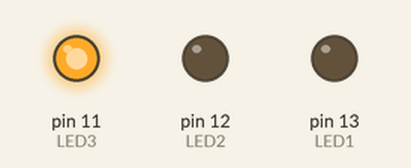
A sketch run on a simulated Arduino Uno, built with avr-gcc and run on an emulated ATmega328P. Shown: output pins drawn as LEDs (lit = HIGH).

Above: at 3.5 s.
At 6.7 s:
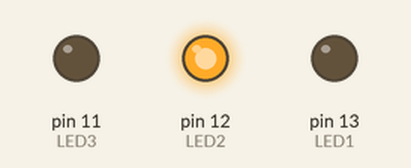
At 10.0 s:
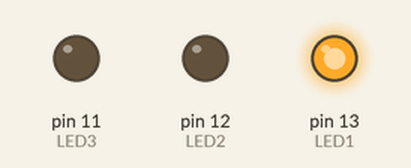
Timing chart, 0 to 16.0 s (numbered marks = the images above):
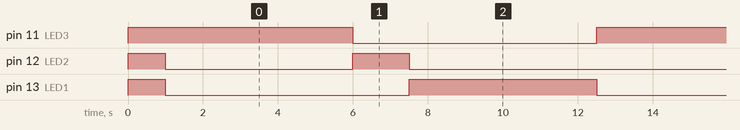

Measured:
- by itself, pin 11 (LED3), pin 13 (LED1): alternates HIGH for 5.0 s and LOW for 6.5 s
- by itself, pin 12 (LED2): repeats every 11.5 s: HIGH 1.5 s, LOW 10.0 s
- by itself, everything shown: repeats every 11.5 s, in 4 steps

The sketch:

LED_Sequential_blinking_traffic_light.ino
```cpp
/* A simple program to sequentially turn on and turn off 3 LEDs */

//connect leds to these pins (use 220ohm resistors):
int LED1 = 13;    //red
int LED2 = 12;    //yellow
int LED3 = 11;    //green

void setup() {
   pinMode(LED1, OUTPUT);
   pinMode(LED2, OUTPUT);
   pinMode(LED3, OUTPUT);

   //optional: flash all lights at startup
   digitalWrite(LED1, HIGH);
   digitalWrite(LED2, HIGH);
   digitalWrite(LED3, HIGH);
   delay(1000);
   digitalWrite(LED1, LOW);
   digitalWrite(LED2, LOW);
   digitalWrite(LED3, LOW);
}


void loop() {       //traffic light loop. Green, yellow, red

  digitalWrite(LED3, HIGH);    // turn on LED3
  delay(5000);
  digitalWrite(LED3, LOW);     // turn off LED3

  digitalWrite(LED2, HIGH);    // turn on LED2
  delay(1500);
  digitalWrite(LED2, LOW);     // turn off LED2

  digitalWrite(LED1, HIGH);    // turn on LED1
  delay(5000);
  digitalWrite(LED1, LOW);     // turn off LED1
}
```
